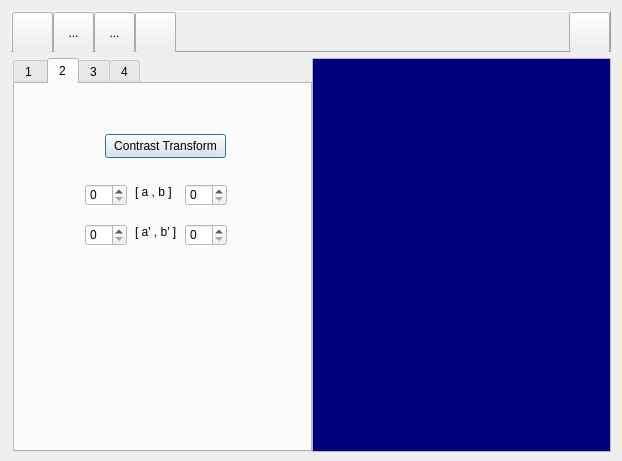
<?xml version="1.0" encoding="UTF-8"?>
<ui version="4.0">
 <class>MainFrame</class>
 <widget class="QDialog" name="MainFrame">
  <property name="geometry">
   <rect>
    <x>0</x>
    <y>0</y>
    <width>622</width>
    <height>461</height>
   </rect>
  </property>
  <property name="sizePolicy">
   <sizepolicy hsizetype="Preferred" vsizetype="Minimum">
    <horstretch>0</horstretch>
    <verstretch>0</verstretch>
   </sizepolicy>
  </property>
  <property name="minimumSize">
   <size>
    <width>0</width>
    <height>461</height>
   </size>
  </property>
  <property name="windowTitle">
   <string>HomeworkCV</string>
  </property>
  <property name="modal">
   <bool>false</bool>
  </property>
  <layout class="QVBoxLayout" name="verticalLayout">
   <item>
    <widget class="QFrame" name="frame">
     <property name="sizePolicy">
      <sizepolicy hsizetype="Preferred" vsizetype="Fixed">
       <horstretch>0</horstretch>
       <verstretch>0</verstretch>
      </sizepolicy>
     </property>
     <property name="minimumSize">
      <size>
       <width>0</width>
       <height>41</height>
      </size>
     </property>
     <property name="maximumSize">
      <size>
       <width>16777215</width>
       <height>41</height>
      </size>
     </property>
     <property name="frameShape">
      <enum>QFrame::Panel</enum>
     </property>
     <property name="frameShadow">
      <enum>QFrame::Raised</enum>
     </property>
     <layout class="QHBoxLayout" name="horizontalLayout_3">
      <property name="spacing">
       <number>0</number>
      </property>
      <property name="leftMargin">
       <number>0</number>
      </property>
      <property name="topMargin">
       <number>0</number>
      </property>
      <property name="rightMargin">
       <number>0</number>
      </property>
      <property name="bottomMargin">
       <number>0</number>
      </property>
      <item>
       <widget class="QToolButton" name="buttonOpen">
        <property name="enabled">
         <bool>true</bool>
        </property>
        <property name="sizePolicy">
         <sizepolicy hsizetype="Minimum" vsizetype="Minimum">
          <horstretch>0</horstretch>
          <verstretch>0</verstretch>
         </sizepolicy>
        </property>
        <property name="minimumSize">
         <size>
          <width>41</width>
          <height>41</height>
         </size>
        </property>
        <property name="maximumSize">
         <size>
          <width>41</width>
          <height>41</height>
         </size>
        </property>
        <property name="toolTip">
         <string>open an image file</string>
        </property>
        <property name="layoutDirection">
         <enum>Qt::LeftToRight</enum>
        </property>
        <property name="autoFillBackground">
         <bool>false</bool>
        </property>
        <property name="text">
         <string/>
        </property>
        <property name="icon">
         <iconset resource="images/mainframe.qrc">
          <normaloff>:/open.png</normaloff>:/open.png</iconset>
        </property>
        <property name="iconSize">
         <size>
          <width>41</width>
          <height>41</height>
         </size>
        </property>
        <property name="checkable">
         <bool>false</bool>
        </property>
        <property name="autoRepeat">
         <bool>false</bool>
        </property>
        <property name="autoExclusive">
         <bool>false</bool>
        </property>
        <property name="popupMode">
         <enum>QToolButton::DelayedPopup</enum>
        </property>
        <property name="toolButtonStyle">
         <enum>Qt::ToolButtonIconOnly</enum>
        </property>
        <property name="autoRaise">
         <bool>false</bool>
        </property>
       </widget>
      </item>
      <item>
       <widget class="QToolButton" name="toolButton_2">
        <property name="sizePolicy">
         <sizepolicy hsizetype="Minimum" vsizetype="Minimum">
          <horstretch>0</horstretch>
          <verstretch>0</verstretch>
         </sizepolicy>
        </property>
        <property name="minimumSize">
         <size>
          <width>41</width>
          <height>41</height>
         </size>
        </property>
        <property name="maximumSize">
         <size>
          <width>41</width>
          <height>41</height>
         </size>
        </property>
        <property name="text">
         <string>...</string>
        </property>
       </widget>
      </item>
      <item>
       <widget class="QToolButton" name="toolButton_3">
        <property name="sizePolicy">
         <sizepolicy hsizetype="Minimum" vsizetype="Minimum">
          <horstretch>0</horstretch>
          <verstretch>0</verstretch>
         </sizepolicy>
        </property>
        <property name="minimumSize">
         <size>
          <width>41</width>
          <height>41</height>
         </size>
        </property>
        <property name="maximumSize">
         <size>
          <width>41</width>
          <height>41</height>
         </size>
        </property>
        <property name="text">
         <string>...</string>
        </property>
       </widget>
      </item>
      <item>
       <widget class="QToolButton" name="buttonDeleteContents">
        <property name="sizePolicy">
         <sizepolicy hsizetype="Minimum" vsizetype="Minimum">
          <horstretch>0</horstretch>
          <verstretch>0</verstretch>
         </sizepolicy>
        </property>
        <property name="minimumSize">
         <size>
          <width>41</width>
          <height>41</height>
         </size>
        </property>
        <property name="maximumSize">
         <size>
          <width>41</width>
          <height>41</height>
         </size>
        </property>
        <property name="toolTip">
         <string>close all forms</string>
        </property>
        <property name="autoFillBackground">
         <bool>false</bool>
        </property>
        <property name="text">
         <string/>
        </property>
        <property name="icon">
         <iconset resource="images/mainframe.qrc">
          <normaloff>:/1-21.png</normaloff>:/1-21.png</iconset>
        </property>
        <property name="iconSize">
         <size>
          <width>41</width>
          <height>41</height>
         </size>
        </property>
       </widget>
      </item>
      <item>
       <spacer name="horizontalSpacer">
        <property name="orientation">
         <enum>Qt::Horizontal</enum>
        </property>
        <property name="sizeHint" stdset="0">
         <size>
          <width>40</width>
          <height>20</height>
         </size>
        </property>
       </spacer>
      </item>
      <item>
       <widget class="QToolButton" name="buttonShowList">
        <property name="sizePolicy">
         <sizepolicy hsizetype="Minimum" vsizetype="Minimum">
          <horstretch>0</horstretch>
          <verstretch>0</verstretch>
         </sizepolicy>
        </property>
        <property name="minimumSize">
         <size>
          <width>41</width>
          <height>41</height>
         </size>
        </property>
        <property name="maximumSize">
         <size>
          <width>41</width>
          <height>41</height>
         </size>
        </property>
        <property name="toolTip">
         <string>show the list view</string>
        </property>
        <property name="text">
         <string/>
        </property>
        <property name="icon">
         <iconset resource="images/mainframe.qrc">
          <normaloff>:/2-3.png</normaloff>:/2-3.png</iconset>
        </property>
        <property name="iconSize">
         <size>
          <width>82</width>
          <height>41</height>
         </size>
        </property>
       </widget>
      </item>
     </layout>
    </widget>
   </item>
   <item>
    <layout class="QHBoxLayout" name="horizontalLayout">
     <property name="spacing">
      <number>0</number>
     </property>
     <property name="leftMargin">
      <number>2</number>
     </property>
     <item>
      <widget class="QTabWidget" name="tabWidget">
       <property name="sizePolicy">
        <sizepolicy hsizetype="Fixed" vsizetype="Expanding">
         <horstretch>0</horstretch>
         <verstretch>0</verstretch>
        </sizepolicy>
       </property>
       <property name="minimumSize">
        <size>
         <width>299</width>
         <height>394</height>
        </size>
       </property>
       <property name="palette">
        <palette>
         <active>
          <colorrole role="Window">
           <brush brushstyle="SolidPattern">
            <color alpha="255">
             <red>255</red>
             <green>255</green>
             <blue>255</blue>
            </color>
           </brush>
          </colorrole>
          <colorrole role="NoRole">
           <brush brushstyle="SolidPattern">
            <color alpha="255">
             <red>255</red>
             <green>85</green>
             <blue>0</blue>
            </color>
           </brush>
          </colorrole>
         </active>
         <inactive>
          <colorrole role="Window">
           <brush brushstyle="SolidPattern">
            <color alpha="255">
             <red>255</red>
             <green>255</green>
             <blue>255</blue>
            </color>
           </brush>
          </colorrole>
          <colorrole role="NoRole">
           <brush brushstyle="SolidPattern">
            <color alpha="255">
             <red>255</red>
             <green>85</green>
             <blue>0</blue>
            </color>
           </brush>
          </colorrole>
         </inactive>
         <disabled>
          <colorrole role="Window">
           <brush brushstyle="SolidPattern">
            <color alpha="255">
             <red>255</red>
             <green>255</green>
             <blue>255</blue>
            </color>
           </brush>
          </colorrole>
          <colorrole role="NoRole">
           <brush brushstyle="SolidPattern">
            <color alpha="255">
             <red>255</red>
             <green>85</green>
             <blue>0</blue>
            </color>
           </brush>
          </colorrole>
         </disabled>
        </palette>
       </property>
       <property name="cursor">
        <cursorShape>ArrowCursor</cursorShape>
       </property>
       <property name="autoFillBackground">
        <bool>false</bool>
       </property>
       <property name="tabPosition">
        <enum>QTabWidget::North</enum>
       </property>
       <property name="tabShape">
        <enum>QTabWidget::Rounded</enum>
       </property>
       <property name="currentIndex">
        <number>1</number>
       </property>
       <property name="iconSize">
        <size>
         <width>31</width>
         <height>31</height>
        </size>
       </property>
       <property name="elideMode">
        <enum>Qt::ElideMiddle</enum>
       </property>
       <widget class="QWidget" name="tab_1">
        <attribute name="title">
         <string>1 </string>
        </attribute>
       </widget>
       <widget class="QWidget" name="tab_4">
        <attribute name="title">
         <string>2</string>
        </attribute>
        <widget class="QPushButton" name="Contrast_Transform">
         <property name="geometry">
          <rect>
           <x>90</x>
           <y>50</y>
           <width>121</width>
           <height>24</height>
          </rect>
         </property>
         <property name="text">
          <string>Contrast Transform</string>
         </property>
        </widget>
        <widget class="QSpinBox" name="spinA1">
         <property name="geometry">
          <rect>
           <x>70</x>
           <y>100</y>
           <width>42</width>
           <height>22</height>
          </rect>
         </property>
         <property name="maximum">
          <number>255</number>
         </property>
        </widget>
        <widget class="QSpinBox" name="spinB1">
         <property name="geometry">
          <rect>
           <x>170</x>
           <y>100</y>
           <width>42</width>
           <height>22</height>
          </rect>
         </property>
         <property name="maximum">
          <number>255</number>
         </property>
        </widget>
        <widget class="QSpinBox" name="spinA2">
         <property name="geometry">
          <rect>
           <x>70</x>
           <y>140</y>
           <width>42</width>
           <height>22</height>
          </rect>
         </property>
         <property name="maximum">
          <number>255</number>
         </property>
        </widget>
        <widget class="QSpinBox" name="spinB2">
         <property name="geometry">
          <rect>
           <x>170</x>
           <y>140</y>
           <width>42</width>
           <height>22</height>
          </rect>
         </property>
         <property name="maximum">
          <number>255</number>
         </property>
        </widget>
        <widget class="QLabel" name="label">
         <property name="geometry">
          <rect>
           <x>120</x>
           <y>100</y>
           <width>41</width>
           <height>16</height>
          </rect>
         </property>
         <property name="text">
          <string>[ a , b ]</string>
         </property>
        </widget>
        <widget class="QLabel" name="label_3">
         <property name="geometry">
          <rect>
           <x>120</x>
           <y>140</y>
           <width>48</width>
           <height>16</height>
          </rect>
         </property>
         <property name="text">
          <string>[ a' , b' ]</string>
         </property>
        </widget>
       </widget>
       <widget class="QWidget" name="tab_5">
        <attribute name="title">
         <string>3</string>
        </attribute>
       </widget>
       <widget class="QWidget" name="tab_2">
        <attribute name="title">
         <string>4</string>
        </attribute>
       </widget>
      </widget>
     </item>
     <item>
      <widget class="QListWidget" name="listWidget">
       <property name="sizePolicy">
        <sizepolicy hsizetype="Ignored" vsizetype="Minimum">
         <horstretch>0</horstretch>
         <verstretch>0</verstretch>
        </sizepolicy>
       </property>
       <property name="minimumSize">
        <size>
         <width>0</width>
         <height>394</height>
        </size>
       </property>
       <property name="palette">
        <palette>
         <active>
          <colorrole role="WindowText">
           <brush brushstyle="SolidPattern">
            <color alpha="255">
             <red>255</red>
             <green>255</green>
             <blue>0</blue>
            </color>
           </brush>
          </colorrole>
          <colorrole role="Text">
           <brush brushstyle="SolidPattern">
            <color alpha="255">
             <red>255</red>
             <green>255</green>
             <blue>255</blue>
            </color>
           </brush>
          </colorrole>
          <colorrole role="Base">
           <brush brushstyle="SolidPattern">
            <color alpha="255">
             <red>0</red>
             <green>0</green>
             <blue>127</blue>
            </color>
           </brush>
          </colorrole>
          <colorrole role="PlaceholderText">
           <brush brushstyle="NoBrush">
            <color alpha="128">
             <red>255</red>
             <green>255</green>
             <blue>255</blue>
            </color>
           </brush>
          </colorrole>
         </active>
         <inactive>
          <colorrole role="WindowText">
           <brush brushstyle="SolidPattern">
            <color alpha="255">
             <red>255</red>
             <green>255</green>
             <blue>0</blue>
            </color>
           </brush>
          </colorrole>
          <colorrole role="Text">
           <brush brushstyle="SolidPattern">
            <color alpha="255">
             <red>255</red>
             <green>255</green>
             <blue>255</blue>
            </color>
           </brush>
          </colorrole>
          <colorrole role="Base">
           <brush brushstyle="SolidPattern">
            <color alpha="255">
             <red>0</red>
             <green>0</green>
             <blue>127</blue>
            </color>
           </brush>
          </colorrole>
          <colorrole role="PlaceholderText">
           <brush brushstyle="NoBrush">
            <color alpha="128">
             <red>255</red>
             <green>255</green>
             <blue>255</blue>
            </color>
           </brush>
          </colorrole>
         </inactive>
         <disabled>
          <colorrole role="WindowText">
           <brush brushstyle="SolidPattern">
            <color alpha="255">
             <red>120</red>
             <green>120</green>
             <blue>120</blue>
            </color>
           </brush>
          </colorrole>
          <colorrole role="Text">
           <brush brushstyle="SolidPattern">
            <color alpha="255">
             <red>120</red>
             <green>120</green>
             <blue>120</blue>
            </color>
           </brush>
          </colorrole>
          <colorrole role="Base">
           <brush brushstyle="SolidPattern">
            <color alpha="255">
             <red>240</red>
             <green>240</green>
             <blue>240</blue>
            </color>
           </brush>
          </colorrole>
          <colorrole role="PlaceholderText">
           <brush brushstyle="NoBrush">
            <color alpha="128">
             <red>255</red>
             <green>255</green>
             <blue>255</blue>
            </color>
           </brush>
          </colorrole>
         </disabled>
        </palette>
       </property>
       <property name="font">
        <font>
         <family>Times New Roman</family>
         <pointsize>10</pointsize>
        </font>
       </property>
      </widget>
     </item>
    </layout>
   </item>
  </layout>
 </widget>
 <layoutdefault spacing="6" margin="11"/>
 <resources>
  <include location="images/mainframe.qrc"/>
 </resources>
 <connections/>
</ui>
